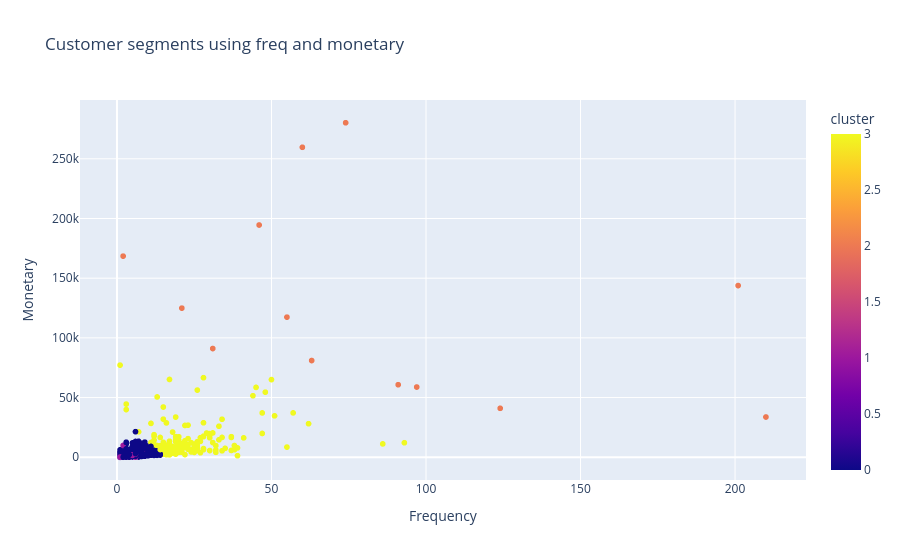

The notebook cell this image was saved under:
### Code cell
plot_df = standard_df.copy()
plot_df['cluster'] = rfm['cluster']
fig=px.scatter(rfm,x='Frequency',y='Monetary',color='cluster',title="Customer segments using freq and monetary")
fig.show()

### Figure 1 — Plotly figure (JSON) as saved in the notebook; plotly's stock layout.template omitted (floating-point values rounded to 4 significant figures; data arrays with more than 128 entries replaced by an {"elided": "..."} marker saying what was removed)
{"data": [{"hovertemplate": "Frequency=%{x}<br>Monetary=%{y}<br>cluster=%{marker.color}<extra></extra>", "legendgroup": "", "marker": {"color": {"elided": "4339 int values"}, "coloraxis": "coloraxis", "symbol": "circle"}, "mode": "markers", "name": "", "showlegend": false, "type": "scattergl", "x": {"elided": "4339 int values"}, "xaxis": "x", "y": {"elided": "4339 float values"}, "yaxis": "y"}], "layout": {"coloraxis": {"colorbar": {"title": {"text": "cluster"}}, "colorscale": [[0, "#0d0887"], [0.1111, "#46039f"], [0.2222, "#7201a8"], [0.3333, "#9c179e"], [0.4444, "#bd3786"], [0.5556, "#d8576b"], [0.6667, "#ed7953"], [0.7778, "#fb9f3a"], [0.8889, "#fdca26"], [1, "#f0f921"]]}, "legend": {"tracegroupgap": 0}, "title": {"text": "Customer segments using freq and monetary"}, "xaxis": {"anchor": "y", "domain": [0, 1], "title": {"text": "Frequency"}}, "yaxis": {"anchor": "x", "domain": [0, 1], "title": {"text": "Monetary"}}}}
